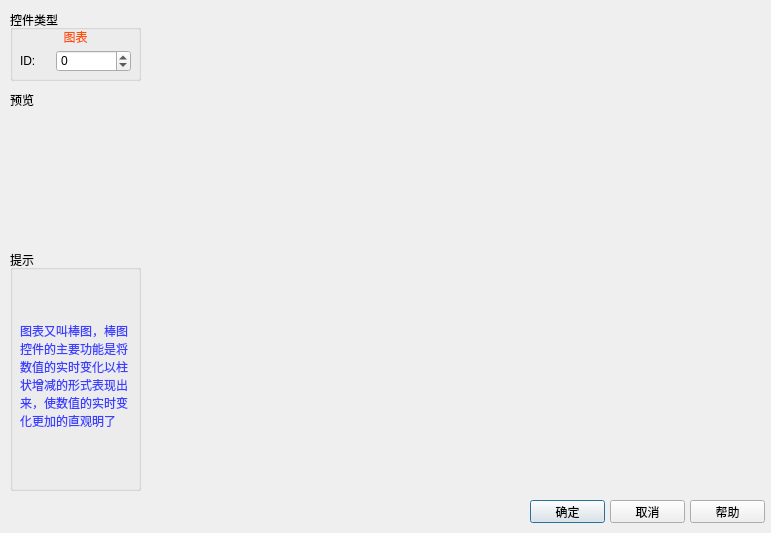
<?xml version="1.0" encoding="UTF-8"?>
<ui version="4.0">
 <class>QChartDlg</class>
 <widget class="QDialog" name="QChartDlg">
  <property name="geometry">
   <rect>
    <x>0</x>
    <y>0</y>
    <width>771</width>
    <height>533</height>
   </rect>
  </property>
  <property name="windowTitle">
   <string>图表</string>
  </property>
  <property name="layoutDirection">
   <enum>Qt::LeftToRight</enum>
  </property>
  <property name="sizeGripEnabled">
   <bool>false</bool>
  </property>
  <widget class="QPushButton" name="m_okBtn">
   <property name="geometry">
    <rect>
     <x>530</x>
     <y>500</y>
     <width>75</width>
     <height>23</height>
    </rect>
   </property>
   <property name="text">
    <string>确定</string>
   </property>
  </widget>
  <widget class="QPushButton" name="m_cancelBtn">
   <property name="geometry">
    <rect>
     <x>610</x>
     <y>500</y>
     <width>75</width>
     <height>23</height>
    </rect>
   </property>
   <property name="text">
    <string>取消</string>
   </property>
  </widget>
  <widget class="QPushButton" name="m_helpBtn">
   <property name="geometry">
    <rect>
     <x>690</x>
     <y>500</y>
     <width>75</width>
     <height>23</height>
    </rect>
   </property>
   <property name="text">
    <string>帮助</string>
   </property>
  </widget>
  <widget class="QGroupBox" name="groupBox">
   <property name="geometry">
    <rect>
     <x>10</x>
     <y>10</y>
     <width>131</width>
     <height>71</height>
    </rect>
   </property>
   <property name="title">
    <string>控件类型</string>
   </property>
   <widget class="QLabel" name="m_Titellabel">
    <property name="geometry">
     <rect>
      <x>10</x>
      <y>19</y>
      <width>111</width>
      <height>16</height>
     </rect>
    </property>
    <property name="styleSheet">
     <string notr="true">color: rgb(255, 80, 0);</string>
    </property>
    <property name="text">
     <string>图表</string>
    </property>
    <property name="alignment">
     <set>Qt::AlignCenter</set>
    </property>
   </widget>
   <widget class="QWidget" name="layoutWidget_2">
    <property name="geometry">
     <rect>
      <x>10</x>
      <y>40</y>
      <width>111</width>
      <height>22</height>
     </rect>
    </property>
    <layout class="QHBoxLayout" name="horizontalLayout">
     <item>
      <widget class="QLabel" name="label_3">
       <property name="maximumSize">
        <size>
         <width>30</width>
         <height>16777215</height>
        </size>
       </property>
       <property name="text">
        <string>ID:</string>
       </property>
      </widget>
     </item>
     <item>
      <widget class="QSpinBox" name="spinBox">
       <property name="minimum">
        <number>-1</number>
       </property>
       <property name="maximum">
        <number>100000</number>
       </property>
      </widget>
     </item>
    </layout>
   </widget>
  </widget>
  <widget class="QGraphicsView" name="MainView">
   <property name="geometry">
    <rect>
     <x>10</x>
     <y>110</y>
     <width>131</width>
     <height>131</height>
    </rect>
   </property>
   <property name="styleSheet">
    <string notr="true">background-color: rgba(255, 255, 255, 0);</string>
   </property>
  </widget>
  <widget class="QLabel" name="label_2">
   <property name="geometry">
    <rect>
     <x>10</x>
     <y>90</y>
     <width>121</width>
     <height>20</height>
    </rect>
   </property>
   <property name="text">
    <string>预览</string>
   </property>
  </widget>
  <widget class="QGroupBox" name="groupBox_prompt">
   <property name="geometry">
    <rect>
     <x>10</x>
     <y>250</y>
     <width>131</width>
     <height>241</height>
    </rect>
   </property>
   <property name="title">
    <string>提示</string>
   </property>
   <widget class="QLabel" name="label">
    <property name="geometry">
     <rect>
      <x>10</x>
      <y>20</y>
      <width>111</width>
      <height>211</height>
     </rect>
    </property>
    <property name="styleSheet">
     <string notr="true">color: rgb(60, 63, 255);</string>
    </property>
    <property name="text">
     <string>图表又叫棒图，棒图控件的主要功能是将数值的实时变化以柱状增减的形式表现出来，使数值的实时变化更加的直观明了</string>
    </property>
    <property name="wordWrap">
     <bool>true</bool>
    </property>
   </widget>
  </widget>
 </widget>
 <resources/>
 <connections/>
</ui>
